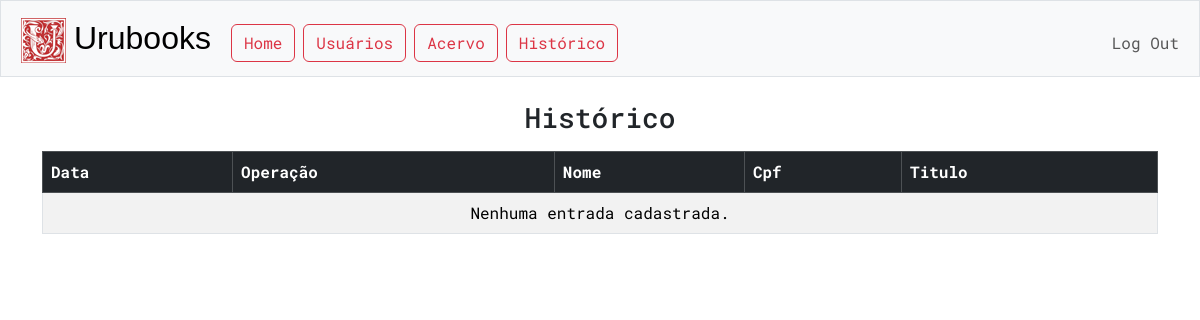
Page /historico (signed in) on the earlier database version.
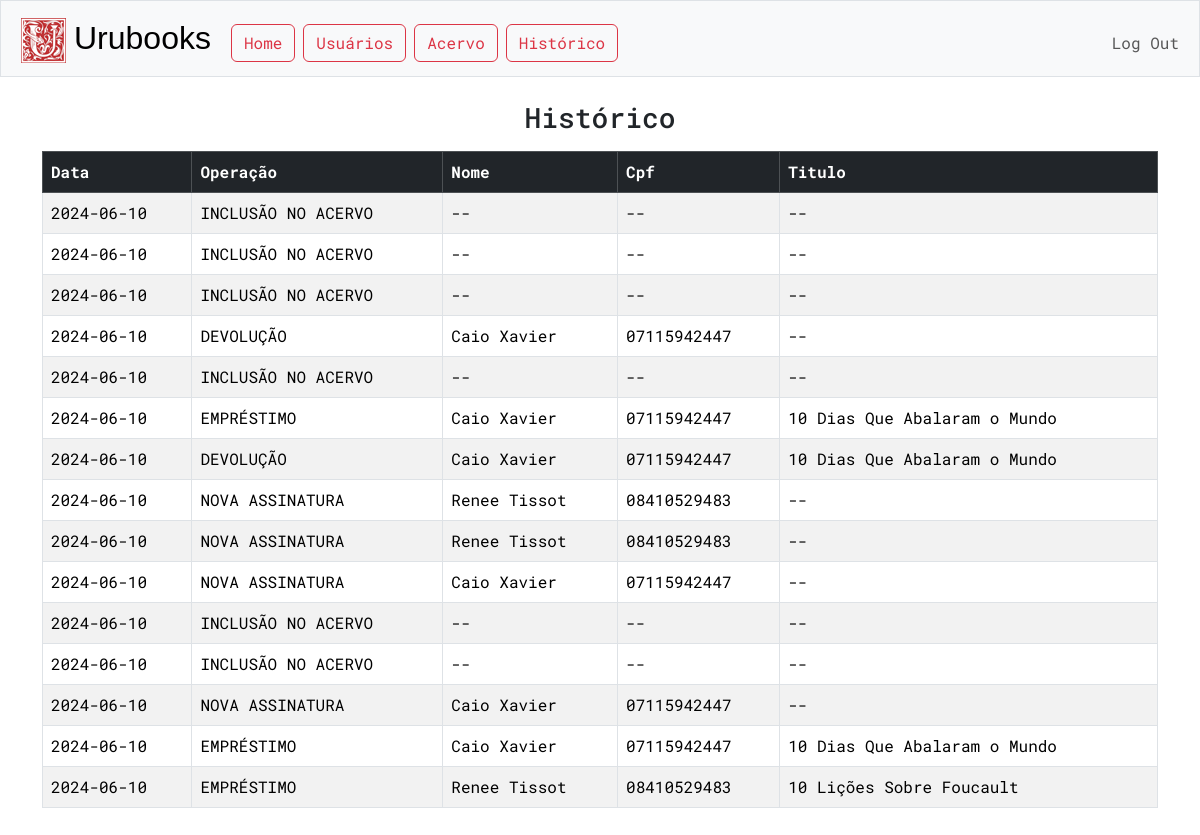
Same page on the later database version.
### tables this page shows
CREATE TABLE historico (
id INTEGER PRIMARY KEY AUTOINCREMENT,
data TEXT NOT NULL,
contato_cpf TEXT,
operacao TEXT NOT NULL,
obra_id INTEGER
);

CREATE TABLE contatos (
cpf TEXT PRIMARY KEY NOT NULL,
nome TEXT NOT NULL,
telefone TEXT,
email TEXT,
endereço TEXT,
assinante TEXT
);

CREATE TABLE acervo (
id INTEGER PRIMARY KEY AUTOINCREMENT NOT NULL,
titulo TEXT NOT NULL,
autor TEXT NOT NULL,
editora TEXT,
ano INTEGER,
status TEXT
);

### app.py (the view)
@app.route("/historico")
@login_required
def historico():
    REGISTRO_POR_PAGINA = 30
    pagina = int(request.args.get("pagina", 0))
    offset = REGISTRO_POR_PAGINA * pagina
    historico = db.execute("SELECT * FROM historico LEFT JOIN acervo on historico.obra_id = acervo.id \
                           LEFT JOIN contatos on historico.contato_cpf = contatos.cpf ORDER BY historico.data DESC LIMIT ?, ?",
                           offset, REGISTRO_POR_PAGINA)
    page_data = {
        "atual":pagina,
        "max":int(len(historico)/REGISTRO_POR_PAGINA),
    }
    return render_template("historico.html", historico=historico, page_data=page_data)

### app.py (called while the page is built)
@app.after_request
def after_request(response):
    response.headers["Cache-Control"] = "no-cache, no-store, must-revalidate"
    response.headers["Expires"] = 0
    response.headers["Pragma"] = "no-cache"
    return response

### helpers.py (called while the page is built)
def login_required(f):
    @wraps(f)
    def decorated_function(*args, **kwargs):
        if session.get("user_id") is None:
            return redirect("/login")
        return f(*args, **kwargs)
    return decorated_function

### templates/historico.html (shortened to what this page needs)
{% extends "layout.html" %}
{% block main %}
    <h3 class='mb-3'>Histórico</h3>
    <div class="table-responsive">
        <table class='table table-bordered table-striped' style='text-align:start'>
            <thead class="table-dark">
                <th>Data</th>
                <th>Operação</th>
                <th>Nome</th>
                <th>Cpf</th>
                <th>Titulo</th>
            </thead>
            <tbody>
            {% if historico %}
                {% for registro in historico %}
                    <tr>
                        <td>{{ registro.data }}</td>
                        <td>{{ registro.operacao }}</td>
                        {% set nome = registro.nome if registro.nome else "--" %}
                        <td>{{ nome }}</td>
                        {% set cpf = registro.contato_cpf if registro.contato_cpf else "--" %}
                        <td>{{ cpf }}</td>
                        {% set titulo = registro.titulo if registro.titulo else "--" %}
                        <td>{{ titulo }}</td>
                    </tr>
                    {% endfor %}
            {% else %}
            <tr>
                <td colspan="5" style="text-align: center;">Nenhuma entrada cadastrada.</td>
            </tr>
            {% endif %}
            </tbody>
        </table>
    </div>
{% endblock %}

Differences in the rows shown:
added historico: data "2024-06-10", operacao "INCLUSÃO NO ACERVO", nome "--", cpf "--", titulo "--"
added historico: data "2024-06-10", operacao "INCLUSÃO NO ACERVO", nome "--", cpf "--", titulo "--"
added historico: data "2024-06-10", operacao "INCLUSÃO NO ACERVO", nome "--", cpf "--", titulo "--"
now on this page (row edited): contatos: data "2024-06-10", operacao "DEVOLUÇÃO", nome "Caio Xavier", titulo "--", operacao "NOVA ASSINATURA"
added historico: contato_cpf "07115942447"
added historico: data "2024-06-10", operacao "INCLUSÃO NO ACERVO", nome "--", cpf "--", titulo "--"
now on this page (row edited): acervo: data "2024-06-10", operacao "EMPRÉSTIMO", titulo "10 Dias Que Abalaram o Mundo", operacao "DEVOLUÇÃO"
added historico: contato_cpf "07115942447"
added historico: contato_cpf "07115942447"
now on this page (row edited): contatos: data "2024-06-10", operacao "NOVA ASSINATURA", nome "Renee Tissot", titulo "--"
added historico: contato_cpf "08410529483"
added historico: contato_cpf "08410529483"
added historico: contato_cpf "07115942447"
added historico: data "2024-06-10", operacao "INCLUSÃO NO ACERVO", nome "--", cpf "--", titulo "--"
added historico: data "2024-06-10", operacao "INCLUSÃO NO ACERVO", nome "--", cpf "--", titulo "--"
added historico: contato_cpf "07115942447"
added historico: contato_cpf "07115942447"
now on this page (row unchanged): acervo: data "2024-06-10", operacao "EMPRÉSTIMO", titulo "10 Lições Sobre Foucault"
added historico: contato_cpf "08410529483"
Other differences:
text no longer shown: "Nenhuma entrada cadastrada."
